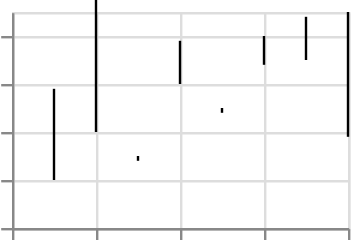

The specification (Vega-Lite) saved for this image:
### Vega-Lite specification from a JSON file in a GitHub repository (floating-point values rounded to 4 significant figures)
{"$schema": "https://vega.github.io/schema/vega-lite/v6.json", "padding": 5, "autosize": "none", "data": {"name": "table", "values": [{"c": "A", "g": "p", "x": 1, "y": 2, "v": 5, "t": "2024-01-15", "o": {"v": 3}, "IMDB Rating": 6.1, "d": "x1"}, {"c": "B", "g": "q", "x": 2, "y": 4, "v": 9, "t": "2024-02-20", "o": {"v": 7}, "IMDB Rating": 7.4, "d": "x2"}, {"c": "A", "g": "q", "x": 3, "y": 3, "v": 2, "t": "2024-03-05", "o": {"v": 1}, "IMDB Rating": 5.2, "d": "x1"}, {"c": "C", "g": "p", "x": 4, "y": 6, "v": 7, "t": "2024-05-30", "o": {"v": 4}, "IMDB Rating": 8.8, "d": "x3"}, {"c": "B", "g": "p", "x": 5, "y": 5, "v": 4, "t": "2024-07-11", "o": {"v": 9}, "IMDB Rating": 6.9, "d": "x2"}, {"c": "C", "g": "q", "x": 6, "y": 8, "v": 6, "t": "2024-09-02", "o": {"v": 2}, "IMDB Rating": 7.7, "d": "x3"}, {"c": "A", "g": "p", "x": 7, "y": 7, "v": 8, "t": "2024-11-25", "o": {"v": 5}, "IMDB Rating": 4.4, "d": "x1"}, {"c": "B", "g": "q", "x": 8, "y": 9, "v": 3, "t": "2024-12-31", "o": {"v": 8}, "IMDB Rating": 9.1, "d": "x2"}]}, "width": 140, "height": 90, "mark": {"type": "rule", "y2Offset": -8}, "encoding": {"x": {"field": "x", "type": "quantitative"}, "y": {"field": "y", "type": "quantitative"}, "y2": {"field": "v", "type": "quantitative"}}}
